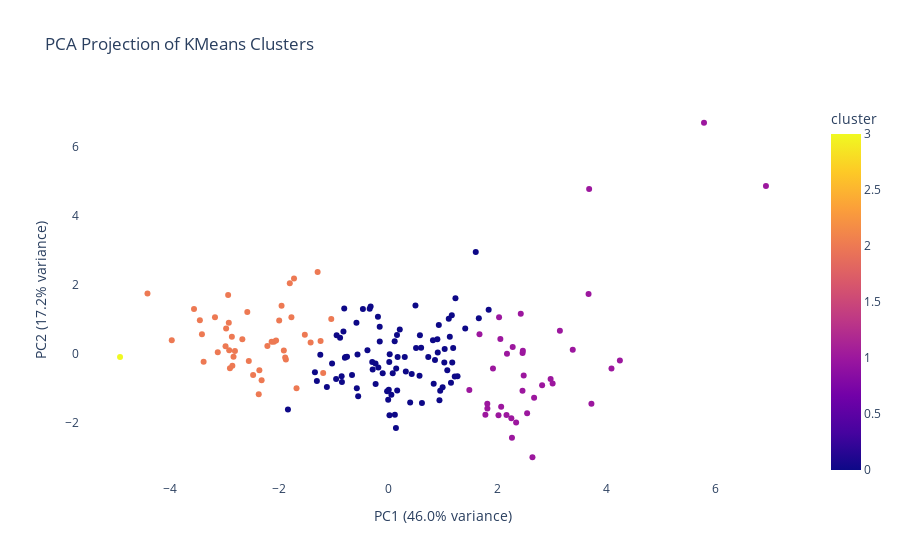

Notebook code cell kept with this figure:
### Markdown cell above
dimenstionality reduction- principal component analysis

### Code cell
# Standardize features
scaler = StandardScaler()
X_scaled = scaler.fit_transform(X)

# Apply PCA to reduce to 2 components
pca = PCA(n_components=2, random_state=42)
pca_components = pca.fit_transform(X_scaled)

# Create DataFrame for plotting
pca_df = pd.DataFrame(pca_components, columns=['PC1', 'PC2'])
pca_df['cluster'] = labels  # add cluster labels

# Scatter plot with hover showing original features
fig = px.scatter(
    pca_df,
    x='PC1',
    y='PC2',
    color='cluster',
    title='PCA Projection of KMeans Clusters'
)

# Layout improvements
fig.update_layout(
    xaxis_title=f'PC1 ({pca.explained_variance_ratio_[0]*100:.1f}% variance)',
    yaxis_title=f'PC2 ({pca.explained_variance_ratio_[1]*100:.1f}% variance)',
    plot_bgcolor='white'
)

fig.show()

### Figure 1 — Plotly figure (JSON) as saved in the notebook; plotly's stock layout.template omitted (floating-point values rounded to 4 significant figures; data arrays with more than 128 entries replaced by an {"elided": "..."} marker saying what was removed)
{"data": [{"hovertemplate": "PC1=%{x}<br>PC2=%{y}<br>cluster=%{marker.color}<extra></extra>", "legendgroup": "", "marker": {"color": {"elided": "167 int values"}, "coloraxis": "coloraxis", "symbol": "circle"}, "mode": "markers", "name": "", "orientation": "v", "showlegend": false, "type": "scatter", "x": {"elided": "167 float values"}, "xaxis": "x", "y": {"elided": "167 float values"}, "yaxis": "y"}], "layout": {"coloraxis": {"colorbar": {"title": {"text": "cluster"}}, "colorscale": [[0, "#0d0887"], [0.1111, "#46039f"], [0.2222, "#7201a8"], [0.3333, "#9c179e"], [0.4444, "#bd3786"], [0.5556, "#d8576b"], [0.6667, "#ed7953"], [0.7778, "#fb9f3a"], [0.8889, "#fdca26"], [1, "#f0f921"]]}, "legend": {"tracegroupgap": 0}, "plot_bgcolor": "white", "title": {"text": "PCA Projection of KMeans Clusters"}, "xaxis": {"anchor": "y", "domain": [0, 1], "title": {"text": "PC1 (46.0% variance)"}}, "yaxis": {"anchor": "x", "domain": [0, 1], "title": {"text": "PC2 (17.2% variance)"}}}}
